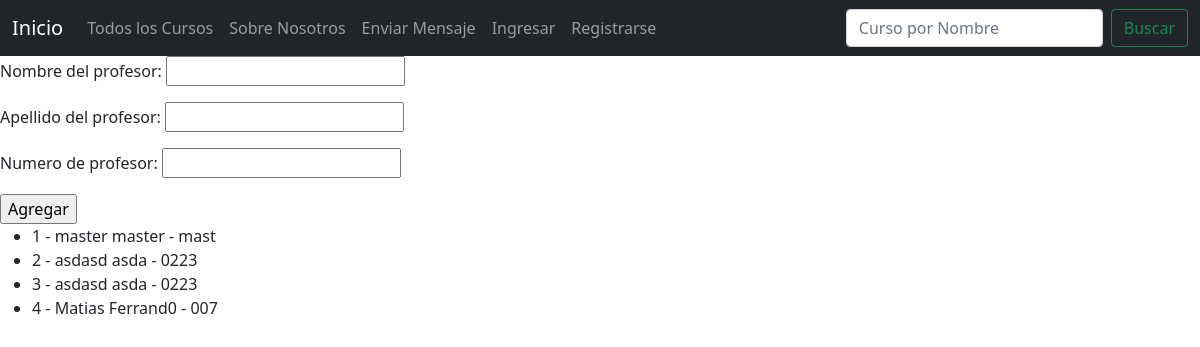
The app's page /profesores/, older data.
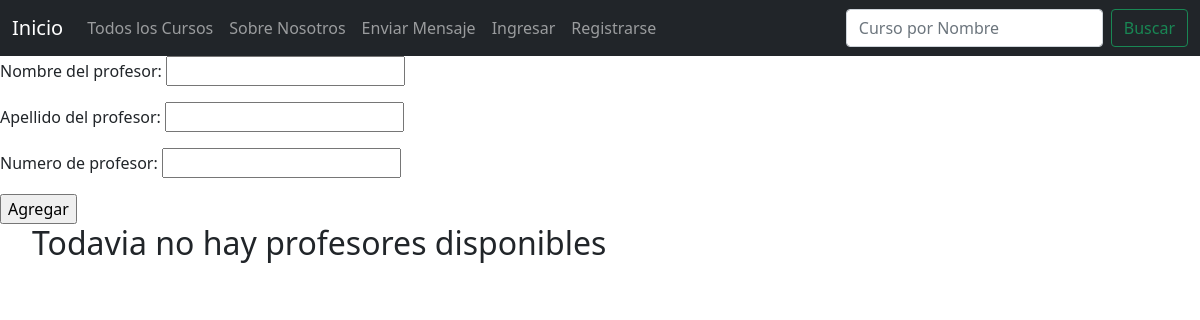
The same page, newer data.
### Aplicacion/models.py (models this page shows, shortened)
class Profesor(models.Model):
    nombre_del_profesor = models.CharField(max_length=20)
    apellido_del_profesor = models.CharField(max_length=20)
    numero_de_profesor = models.CharField(max_length=4)

### Aplicacion/views.py (the view)
# urls.py: path("profesores/", mostrar_profesores, name="profesores"),
def mostrar_profesores(request):
    context = {
        "form": ProfesorForm(),
        "profesores": Profesor.objects.all(),
    }
    return render(request, "Aplicacion/profesores.html", context)

### Aplicacion/forms.py
class ProfesorForm(forms.ModelForm):
    class Meta:
        model = Profesor
        fields = '__all__'

### Aplicacion/templates/Aplicacion/profesores.html (shortened to what this page needs)
{% extends "Aplicacion/base.html" %}
{% load static %}
{% block main %}
<h1>Administracion de Profesores: </h1>
<form action="{% url 'agregar-profesor' %}" method="post">
    {{form.as_p}}
    <input type="submit" value="Agregar">
</form>
<ul>
    {% if not profesores %}
    <h2>Todavia no hay profesores disponibles</h2>
    {% endif %}
    {% for profesor in profesores %}
    <li>
        {{ profesor.id }} - {{profesor.nombre_del_profesor}} {{profesor.apellido_del_profesor}} - {{profesor.numero_de_profesor}}
    </li>
    {% endfor %}
</ul>
{% endblock %}

Row changes from the older to the newer data that the page shows:
removed Profesor: id "1", nombre_del_profesor "master", apellido_del_profesor "master", numero_de_profesor "mast"
removed Profesor: id "2", nombre_del_profesor "asdasd", apellido_del_profesor "asda", numero_de_profesor "0223"
removed Profesor: id "3", nombre_del_profesor "asdasd", apellido_del_profesor "asda", numero_de_profesor "0223"
removed Profesor: id "4", nombre_del_profesor "Matias", apellido_del_profesor "Ferrand0", numero_de_profesor "007"
Text that changed along with them:
text now shown: "Todavia no hay profesores disponibles"
